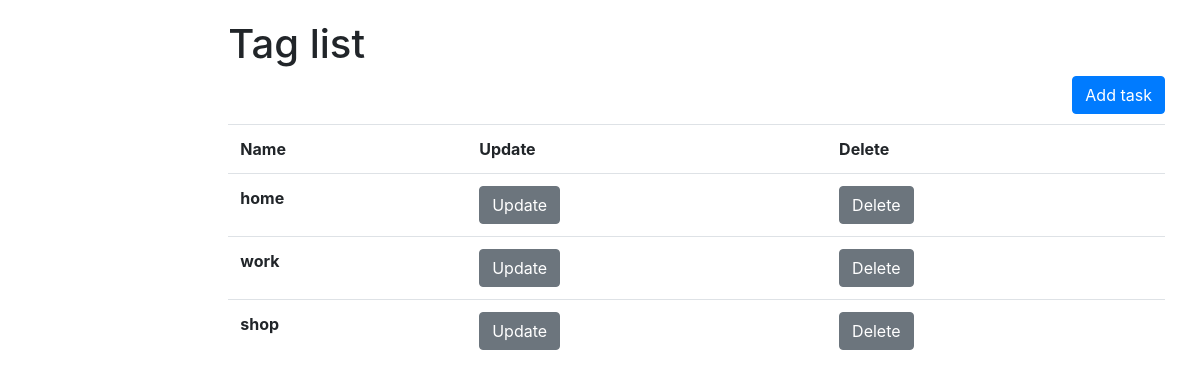
The page /tags/ on the database as committed earlier.
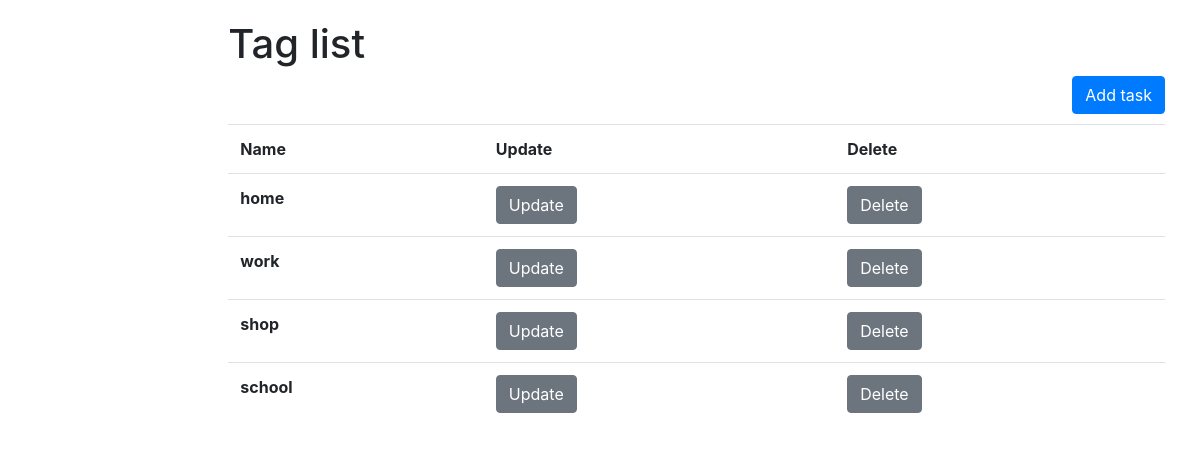
The same page on the database as committed later.
### todo/models.py (models this page shows, shortened)
class Tag(models.Model):
    name = models.CharField(max_length=255, unique=True)

### todo/views.py (the view)
# urls.py: path("tags/", TagList.as_view(), name="tag-list"),
class TagList(generic.ListView):
    model = Tag
    queryset = Tag.objects.all()

### templates/todo/tag_list.html
{% extends "base.html" %}
{% block content %}
    <h1>Tag list</h1>
    <a style="float: right" href="{% url 'todo:tag-create' %}" class="btn btn-primary" >Add task</a>
    <br>
    <br>
    {% if tag_list %}
        <table class="table">
          <tr>
            <th>Name</th>
            <th>Update</th>
            <th>Delete</th>
          </tr>
        {% for tag in tag_list %}
          <tr>
            <th>{{ tag.name }}</th>
            <th>
                <a href="{% url 'todo:tag-update' pk=tag.id %}" class="btn btn-secondary" >Update</a>
            </th>
            <th>
                <a href="{% url 'todo:tag-delete' pk=tag.id %}" class="btn btn-secondary" >Delete</a>
            </th>
          </tr>
        {% endfor %}
        </table>
    {% else %}
        <h3>No tags here!</h3>
    {% endif %}
{% endblock %}

Rows that differ between the two databases and show on the page:
added Tag: name "school"
